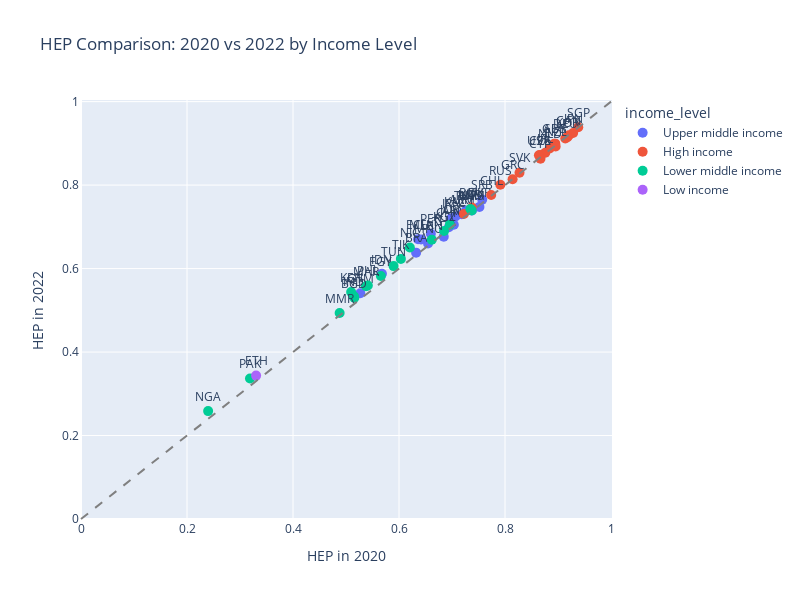
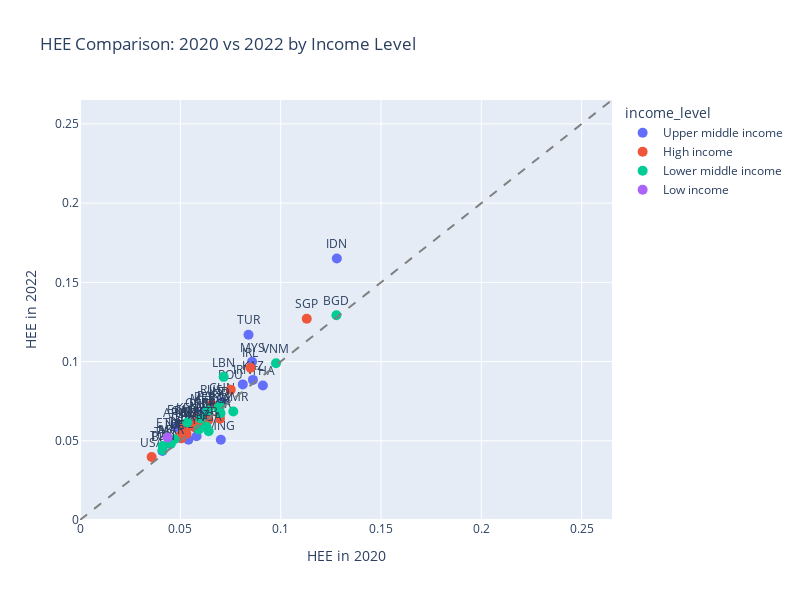

These figures' notebook cell, in order:
### Code cell
import pandas as pd
import plotly.express as px

# === Step 1: Load data ===
df = pd.read_csv("../data/processed/hep_hee_results_with_region.csv")

# === Step 2: Filter for 2020 and 2022 ===
df_filtered = df[df["Year"].isin([2020, 2022])]
df_wide = df_filtered.pivot(index="ISO3", columns="Year", values=["HEP", "HEE"]).dropna()
df_wide.columns = [f"{metric}_{year}" for metric, year in df_wide.columns]
df_wide = df_wide.reset_index()

# Merge income level info
income_info = df[["ISO3", "income_level"]].drop_duplicates()
df_wide = df_wide.merge(income_info, on="ISO3", how="left")

# === Step 3: Plot HEP (colored by income level) ===
fig_hep = px.scatter(
    df_wide,
    x="HEP_2020",
    y="HEP_2022",
    text="ISO3",
    color="income_level",
    hover_name="ISO3",
    title="HEP Comparison: 2020 vs 2022 by Income Level",
    labels={"HEP_2020": "HEP in 2020", "HEP_2022": "HEP in 2022"},
    width=800,
    height=600
)
fig_hep.add_shape(type='line', x0=0, y0=0, x1=1, y1=1, line=dict(dash="dash", color="gray"))
fig_hep.update_traces(marker=dict(size=10), textposition='top center')
fig_hep.show()

# === Step 4: Plot HEE (colored by income level) ===
hee_min = min(df_wide["HEE_2020"].min(), df_wide["HEE_2022"].min())
hee_max = max(df_wide["HEE_2020"].max(), df_wide["HEE_2022"].max())
hee_min_padded = max(0, hee_min - 0.1)
hee_max_padded = hee_max + 0.1

fig_hee = px.scatter(
    df_wide,
    x="HEE_2020",
    y="HEE_2022",
    text="ISO3",
    color="income_level",
    hover_name="ISO3",
    title="HEE Comparison: 2020 vs 2022 by Income Level",
    labels={"HEE_2020": "HEE in 2020", "HEE_2022": "HEE in 2022"},
    width=800,
    height=600
)
fig_hee.add_shape(
    type='line',
    x0=hee_min_padded,
    y0=hee_min_padded,
    x1=hee_max_padded,
    y1=hee_max_padded,
    line=dict(dash="dash", color="gray")
)
fig_hee.update_traces(marker=dict(size=10), textposition='top center')
fig_hee.update_layout(
    xaxis=dict(range=[hee_min_padded, hee_max_padded]),
    yaxis=dict(range=[hee_min_padded, hee_max_padded])
)
fig_hee.show()

### Figure 1 — Plotly figure (JSON) as saved in the notebook; plotly's stock layout.template omitted (floating-point values rounded to 4 significant figures)
{"data": [{"hovertemplate": "<b>%{hovertext}</b><br><br>income_level=Upper middle income<br>HEP in 2020=%{x}<br>HEP in 2022=%{y}<br>ISO3=%{text}<extra></extra>", "hovertext": ["ARG", "ARM", "BRA", "CHN", "ECU", "GTM", "IDN", "IRN", "KAZ", "MEX", "MNG", "MYS", "PER", "SRB", "THA", "TUR", "UKR"], "legendgroup": "Upper middle income", "marker": {"color": "#636efa", "size": 10, "symbol": "circle"}, "mode": "markers+text", "name": "Upper middle income", "orientation": "v", "showlegend": true, "text": ["ARG", "ARM", "BRA", "CHN", "ECU", "GTM", "IDN", "IRN", "KAZ", "MEX", "MNG", "MYS", "PER", "SRB", "THA", "TUR", "UKR"], "textposition": "top center", "type": "scatter", "x": [0.7034, 0.7185, 0.6323, 0.6941, 0.636, 0.527, 0.5678, 0.6981, 0.7066, 0.6417, 0.6548, 0.7377, 0.6601, 0.757, 0.6844, 0.7264, 0.7518], "xaxis": "x", "y": [0.7049, 0.7304, 0.6382, 0.6988, 0.6702, 0.5408, 0.5874, 0.7198, 0.725, 0.6696, 0.66, 0.7393, 0.6835, 0.7653, 0.6765, 0.7389, 0.7478], "yaxis": "y"}, {"hovertemplate": "<b>%{hovertext}</b><br><br>income_level=High income<br>HEP in 2020=%{x}<br>HEP in 2022=%{y}<br>ISO3=%{text}<extra></extra>", "hovertext": ["AUS", "CAN", "CHL", "CYP", "CZE", "DEU", "GBR", "GRC", "IRL", "JPN", "KOR", "NLD", "NZL", "ROU", "RUS", "SGP", "SVK", "URY", "USA"], "legendgroup": "High income", "marker": {"color": "#EF553B", "size": 10, "symbol": "circle"}, "mode": "markers+text", "name": "High income", "orientation": "v", "showlegend": true, "text": ["AUS", "CAN", "CHL", "CYP", "CZE", "DEU", "GBR", "GRC", "IRL", "JPN", "KOR", "NLD", "NZL", "ROU", "RUS", "SGP", "SVK", "URY", "USA"], "textposition": "top center", "type": "scatter", "x": [0.8949, 0.9206, 0.7739, 0.867, 0.866, 0.9138, 0.8932, 0.8143, 0.8761, 0.9285, 0.9176, 0.8843, 0.8955, 0.7374, 0.7912, 0.9382, 0.8274, 0.7224, 0.864], "xaxis": "x", "y": [0.8994, 0.9192, 0.7763, 0.8634, 0.8721, 0.9116, 0.8993, 0.8141, 0.8773, 0.925, 0.9149, 0.8877, 0.8927, 0.7465, 0.8007, 0.9386, 0.8297, 0.731, 0.8715], "yaxis": "y"}, {"hovertemplate": "<b>%{hovertext}</b><br><br>income_level=Lower middle income<br>HEP in 2020=%{x}<br>HEP in 2022=%{y}<br>ISO3=%{text}<extra></extra>", "hovertext": ["BGD", "EGY", "IND", "JOR", "KEN", "KGZ", "LBN", "MAR", "MMR", "NGA", "NIC", "PAK", "PHL", "TJK", "TUN", "UZB", "VNM"], "legendgroup": "Lower middle income", "marker": {"color": "#00cc96", "size": 10, "symbol": "circle"}, "mode": "markers+text", "name": "Lower middle income", "orientation": "v", "showlegend": true, "text": ["BGD", "EGY", "IND", "JOR", "KEN", "KGZ", "LBN", "MAR", "MMR", "NGA", "NIC", "PAK", "PHL", "TJK", "TUN", "UZB", "VNM"], "textposition": "top center", "type": "scatter", "x": [0.5157, 0.5658, 0.5149, 0.696, 0.5097, 0.6851, 0.6618, 0.5377, 0.488, 0.2398, 0.6205, 0.3189, 0.5412, 0.6035, 0.5897, 0.7347, 0.7372], "xaxis": "x", "y": [0.53, 0.5824, 0.5336, 0.7051, 0.5439, 0.6901, 0.669, 0.5576, 0.4936, 0.2585, 0.6503, 0.3368, 0.5593, 0.6232, 0.6059, 0.7426, 0.7394], "yaxis": "y"}, {"hovertemplate": "<b>%{hovertext}</b><br><br>income_level=Low income<br>HEP in 2020=%{x}<br>HEP in 2022=%{y}<br>ISO3=%{text}<extra></extra>", "hovertext": ["ETH"], "legendgroup": "Low income", "marker": {"color": "#ab63fa", "size": 10, "symbol": "circle"}, "mode": "markers+text", "name": "Low income", "orientation": "v", "showlegend": true, "text": ["ETH"], "textposition": "top center", "type": "scatter", "x": [0.3304], "xaxis": "x", "y": [0.3436], "yaxis": "y"}], "layout": {"height": 600, "legend": {"title": {"text": "income_level"}, "tracegroupgap": 0}, "shapes": [{"line": {"color": "gray", "dash": "dash"}, "type": "line", "x0": 0, "x1": 1, "y0": 0, "y1": 1}], "title": {"text": "HEP Comparison: 2020 vs 2022 by Income Level"}, "width": 800, "xaxis": {"anchor": "y", "domain": [0, 1], "title": {"text": "HEP in 2020"}}, "yaxis": {"anchor": "x", "domain": [0, 1], "title": {"text": "HEP in 2022"}}}}

### Figure 2 — Plotly figure (JSON) as saved in the notebook; plotly's stock layout.template omitted (floating-point values rounded to 4 significant figures)
{"data": [{"hovertemplate": "<b>%{hovertext}</b><br><br>income_level=Upper middle income<br>HEE in 2020=%{x}<br>HEE in 2022=%{y}<br>ISO3=%{text}<extra></extra>", "hovertext": ["ARG", "ARM", "BRA", "CHN", "ECU", "GTM", "IDN", "IRN", "KAZ", "MEX", "MNG", "MYS", "PER", "SRB", "THA", "TUR", "UKR"], "legendgroup": "Upper middle income", "marker": {"color": "#636efa", "size": 10, "symbol": "circle"}, "mode": "markers+text", "name": "Upper middle income", "orientation": "v", "showlegend": true, "text": ["ARG", "ARM", "BRA", "CHN", "ECU", "GTM", "IDN", "IRN", "KAZ", "MEX", "MNG", "MYS", "PER", "SRB", "THA", "TUR", "UKR"], "textposition": "top center", "type": "scatter", "x": [0.04473, 0.04807, 0.04107, 0.07063, 0.04923, 0.05403, 0.128, 0.08112, 0.08618, 0.0608, 0.07018, 0.08576, 0.06214, 0.06146, 0.09113, 0.08397, 0.05808], "xaxis": "x", "y": [0.04806, 0.05865, 0.04359, 0.0744, 0.0602, 0.05069, 0.1651, 0.0856, 0.08843, 0.06716, 0.05064, 0.09983, 0.06886, 0.05934, 0.08492, 0.117, 0.0529], "yaxis": "y"}, {"hovertemplate": "<b>%{hovertext}</b><br><br>income_level=High income<br>HEE in 2020=%{x}<br>HEE in 2022=%{y}<br>ISO3=%{text}<extra></extra>", "hovertext": ["AUS", "CAN", "CHL", "CYP", "CZE", "DEU", "GBR", "GRC", "IRL", "JPN", "KOR", "NLD", "NZL", "ROU", "RUS", "SGP", "SVK", "URY", "USA"], "legendgroup": "High income", "marker": {"color": "#EF553B", "size": 10, "symbol": "circle"}, "mode": "markers+text", "name": "High income", "orientation": "v", "showlegend": true, "text": ["AUS", "CAN", "CHL", "CYP", "CZE", "DEU", "GBR", "GRC", "IRL", "JPN", "KOR", "NLD", "NZL", "ROU", "RUS", "SGP", "SVK", "URY", "USA"], "textposition": "top center", "type": "scatter", "x": [0.0558, 0.0514, 0.05052, 0.06022, 0.0624, 0.04999, 0.05132, 0.05809, 0.08494, 0.06397, 0.06974, 0.05312, 0.057, 0.07512, 0.06562, 0.113, 0.06958, 0.05307, 0.03568], "xaxis": "x", "y": [0.05943, 0.05979, 0.05154, 0.06121, 0.06411, 0.05316, 0.05617, 0.0647, 0.09614, 0.0631, 0.06398, 0.05859, 0.0585, 0.08227, 0.07296, 0.1271, 0.06623, 0.05434, 0.03975], "yaxis": "y"}, {"hovertemplate": "<b>%{hovertext}</b><br><br>income_level=Lower middle income<br>HEE in 2020=%{x}<br>HEE in 2022=%{y}<br>ISO3=%{text}<extra></extra>", "hovertext": ["BGD", "EGY", "IND", "JOR", "KEN", "KGZ", "LBN", "MAR", "MMR", "NGA", "NIC", "PAK", "PHL", "TJK", "TUN", "UZB", "VNM"], "legendgroup": "Lower middle income", "marker": {"color": "#00cc96", "size": 10, "symbol": "circle"}, "mode": "markers+text", "name": "Lower middle income", "orientation": "v", "showlegend": true, "text": ["BGD", "EGY", "IND", "JOR", "KEN", "KGZ", "LBN", "MAR", "MMR", "NGA", "NIC", "PAK", "PHL", "TJK", "TUN", "UZB", "VNM"], "textposition": "top center", "type": "scatter", "x": [0.1278, 0.06999, 0.06976, 0.06888, 0.05343, 0.05922, 0.07158, 0.04528, 0.07639, 0.06412, 0.04711, 0.06365, 0.05999, 0.04126, 0.0412, 0.063, 0.09766], "xaxis": "x", "y": [0.1292, 0.06744, 0.07185, 0.07059, 0.06155, 0.05707, 0.09035, 0.0481, 0.06851, 0.05597, 0.05101, 0.06904, 0.06401, 0.0467, 0.04401, 0.05894, 0.0989], "yaxis": "y"}, {"hovertemplate": "<b>%{hovertext}</b><br><br>income_level=Low income<br>HEE in 2020=%{x}<br>HEE in 2022=%{y}<br>ISO3=%{text}<extra></extra>", "hovertext": ["ETH"], "legendgroup": "Low income", "marker": {"color": "#ab63fa", "size": 10, "symbol": "circle"}, "mode": "markers+text", "name": "Low income", "orientation": "v", "showlegend": true, "text": ["ETH"], "textposition": "top center", "type": "scatter", "x": [0.04363], "xaxis": "x", "y": [0.05215], "yaxis": "y"}], "layout": {"height": 600, "legend": {"title": {"text": "income_level"}, "tracegroupgap": 0}, "shapes": [{"line": {"color": "gray", "dash": "dash"}, "type": "line", "x0": 0, "x1": 0.2651, "y0": 0, "y1": 0.2651}], "title": {"text": "HEE Comparison: 2020 vs 2022 by Income Level"}, "width": 800, "xaxis": {"anchor": "y", "domain": [0, 1], "range": [0, 0.2651], "title": {"text": "HEE in 2020"}}, "yaxis": {"anchor": "x", "domain": [0, 1], "range": [0, 0.2651], "title": {"text": "HEE in 2022"}}}}
